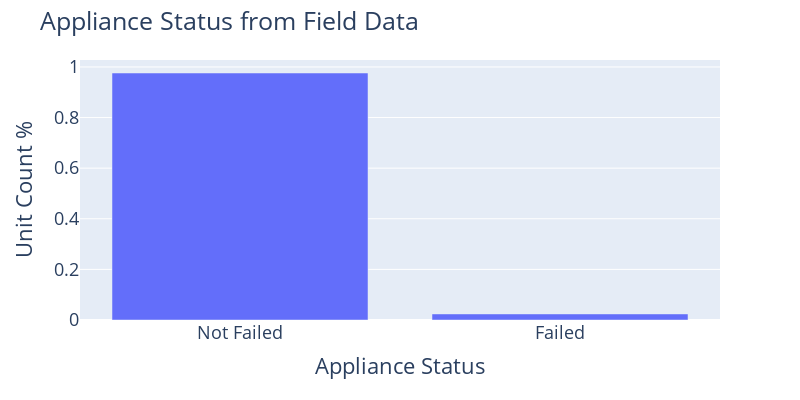

The cell this chart's notebook holds for it:
### Code cell
field_df_cp = field_df.copy()
field_df_cp.Count = (field_df_cp["Count"]/field_df_cp["Count"].sum())
field_df_cp
fig2 = px.bar(field_df_cp, x=field_df_cp["Failed or Not"], y="Count", width=800, height=400,
    labels=dict(x="Appliance Status", color="Place"),
    )
fig2.update_layout(
    title="Appliance Status from Field Data",
    xaxis_title="Appliance Status",
    yaxis_title="Unit Count %",
    font=dict(
        size=18
    )
)
fig2.show()

### Figure 1 — Plotly figure (JSON) as saved in the notebook; plotly's stock layout.template omitted (floating-point values rounded to 4 significant figures)
{"data": [{"alignmentgroup": "True", "hovertemplate": "Failed or Not=%{x}<br>Count=%{y}<extra></extra>", "legendgroup": "", "marker": {"color": "#636efa", "pattern": {"shape": ""}}, "name": "", "offsetgroup": "", "orientation": "v", "showlegend": false, "textposition": "auto", "type": "bar", "x": ["Not Failed", "Failed"], "xaxis": "x", "y": [0.9761, 0.0239], "yaxis": "y"}], "layout": {"barmode": "relative", "font": {"size": 18}, "height": 400, "legend": {"tracegroupgap": 0}, "margin": {"t": 60}, "title": {"text": "Appliance Status from Field Data"}, "width": 800, "xaxis": {"anchor": "y", "domain": [0, 1], "title": {"text": "Appliance Status"}}, "yaxis": {"anchor": "x", "domain": [0, 1], "title": {"text": "Unit Count %"}}}}
